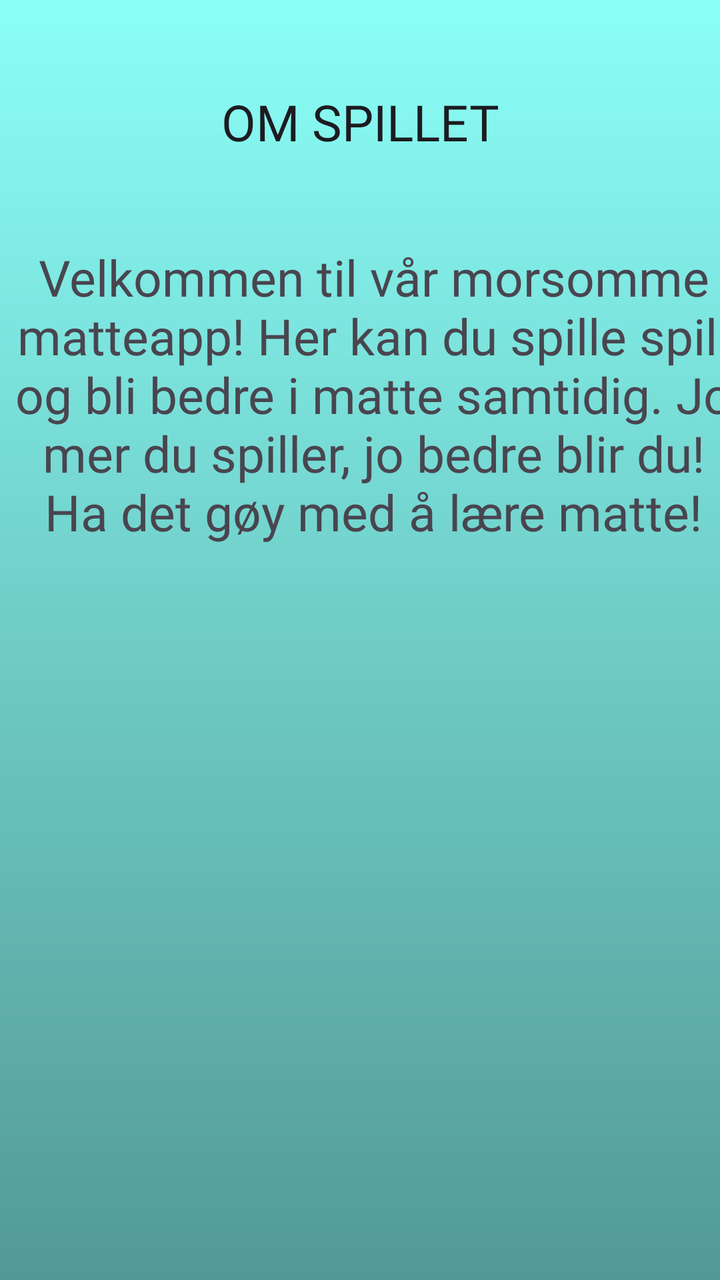
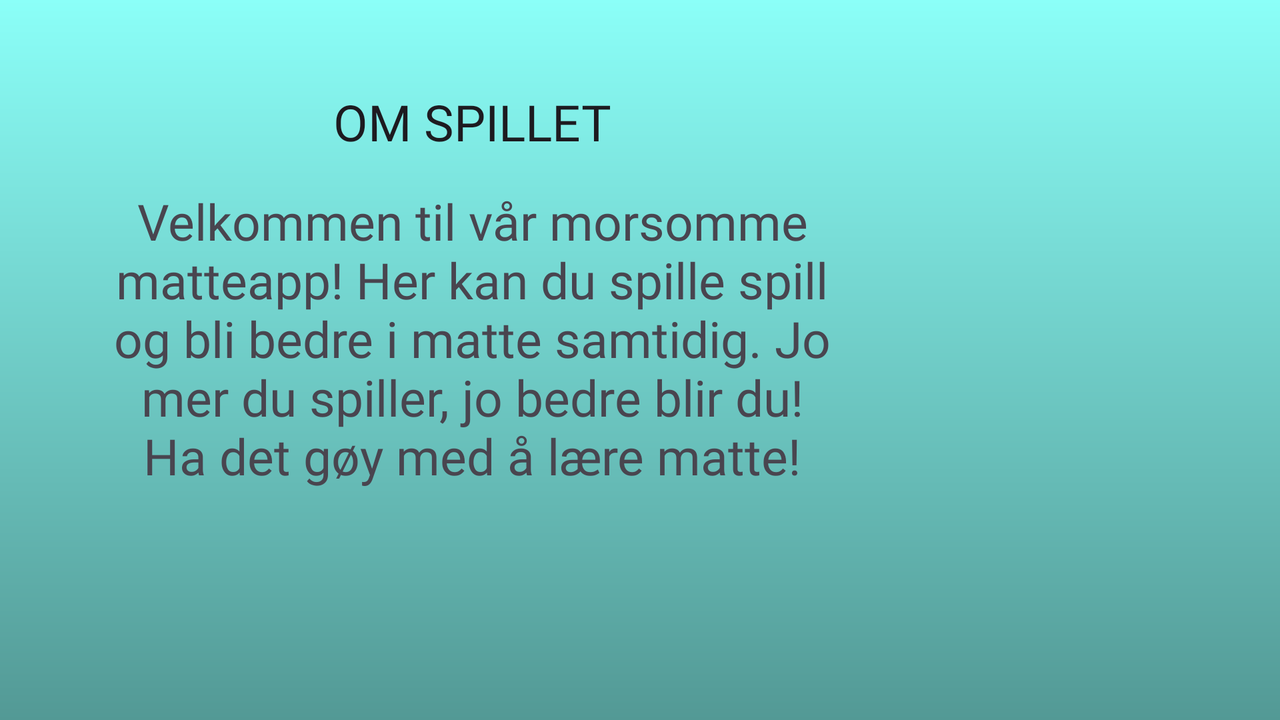

One screen, two layout resources from the same app: the default and the repository's alternative for another configuration. Each is rendered where Android would select it; the XML of both is given below.
<!-- AndroidManifest.xml: application theme Theme.S375058Mappe1 -->
<!-- res/layout/om_spill.xml -->
<?xml version="1.0" encoding="utf-8"?>
<androidx.constraintlayout.widget.ConstraintLayout xmlns:android="http://schemas.android.com/apk/res/android"
    xmlns:app="http://schemas.android.com/apk/res-auto"
    xmlns:tools="http://schemas.android.com/tools"
    android:layout_width="match_parent"
    android:layout_height="match_parent"
    android:background="@drawable/background_gradient_home"
    android:orientation="vertical"
    >


    <TextView
        android:id="@+id/textView2"
        android:layout_width="wrap_content"
        android:layout_height="wrap_content"
        android:layout_marginTop="44dp"
        android:text="@string/home_omSpillet"
        android:textAppearance="@style/Title"
        app:layout_constraintEnd_toEndOf="parent"
        app:layout_constraintStart_toStartOf="parent"
        app:layout_constraintTop_toTopOf="parent" />

    <TextView
        android:id="@+id/textView3"
        android:layout_width="361dp"
        android:layout_height="wrap_content"
        android:layout_marginTop="44dp"
        android:text="@string/omSpilletTekst"
        android:textAlignment="center"
        android:textSize="25sp"
        app:layout_constraintEnd_toEndOf="@+id/textView2"
        app:layout_constraintHorizontal_bias="0.47"
        app:layout_constraintStart_toStartOf="@+id/textView2"
        app:layout_constraintTop_toBottomOf="@+id/textView2" />

    <ImageView
        android:id="@+id/imageView3"
        android:layout_width="303dp"
        android:layout_height="318dp"
        app:layout_constraintEnd_toEndOf="@+id/textView3"
        app:layout_constraintHorizontal_bias="0.379"
        app:layout_constraintStart_toStartOf="@+id/textView3"
        app:layout_constraintTop_toBottomOf="@+id/textView3"
        app:srcCompat="@drawable/astronaut_home" />


</androidx.constraintlayout.widget.ConstraintLayout>
<!-- resources referenced by this layout -->
<resources>
  <!-- drawable background_gradient_home (drawable) -->
  <?xml version="1.0" encoding="utf-8"?>
  <shape xmlns:android="http://schemas.android.com/apk/res/android">
      <gradient
          android:angle="90"
          android:startColor="#539995"
          android:endColor="#8BFFF8"
          android:type="linear" />
  </shape>
  <string name="home_omSpillet">OM SPILLET</string>
  <string name="omSpilletTekst">"Velkommen til vår morsomme matteapp! Her kan du spille spill og bli bedre i matte samtidig. Jo mer du spiller, jo bedre blir du! Ha det gøy med å lære matte!"</string>
  <style name="Title" parent="TextAppearance.AppCompat">
          <item name="android:textSize">25sp</item>
      </style>
  <style name="Theme.S375058Mappe1" parent="Base.Theme.S375058Mappe1">
          <item name="android:fontFamily">@font/jetbrains_mono</item>
      </style>
  <style name="Base.Theme.S375058Mappe1" parent="Theme.Material3.DayNight.NoActionBar">
          
          
      </style>
</resources>
<!-- res/layout-land/om_spill.xml (the repository's variant of the layout above) -->
<!-- drawn on the phone turned sideways -->
<?xml version="1.0" encoding="utf-8"?>
<androidx.constraintlayout.widget.ConstraintLayout xmlns:android="http://schemas.android.com/apk/res/android"
    xmlns:app="http://schemas.android.com/apk/res-auto"
    xmlns:tools="http://schemas.android.com/tools"
    android:layout_width="match_parent"
    android:layout_height="match_parent"
    android:background="@drawable/background_gradient_home"
    android:orientation="horizontal"
    >


    <TextView
        android:id="@+id/textView3"
        android:layout_width="361dp"
        android:layout_height="wrap_content"
        android:layout_marginTop="16dp"
        android:text="@string/omSpilletTekst"
        android:textAlignment="center"
        android:textSize="25sp"
        app:layout_constraintEnd_toEndOf="@+id/textView2"
        app:layout_constraintStart_toStartOf="@+id/textView2"
        app:layout_constraintTop_toBottomOf="@+id/textView2" />

    <TextView
        android:id="@+id/textView2"
        android:layout_width="wrap_content"
        android:layout_height="wrap_content"
        android:layout_marginTop="44dp"
        android:text="@string/home_omSpillet"
        android:textAppearance="@style/Title"
        app:layout_constraintEnd_toEndOf="parent"
        app:layout_constraintHorizontal_bias="0.333"
        app:layout_constraintStart_toStartOf="parent"
        app:layout_constraintTop_toTopOf="parent" />

    <ImageView
        android:id="@+id/imageView3"
        android:layout_width="184dp"
        android:layout_height="249dp"

        android:layout_marginStart="60dp"
        app:layout_constraintBottom_toBottomOf="@+id/textView3"
        app:layout_constraintStart_toEndOf="@+id/textView3"
        app:layout_constraintTop_toTopOf="@+id/textView3"
        app:layout_constraintVertical_bias="0.0"
        app:srcCompat="@drawable/astronaut_home" />


</androidx.constraintlayout.widget.ConstraintLayout>
